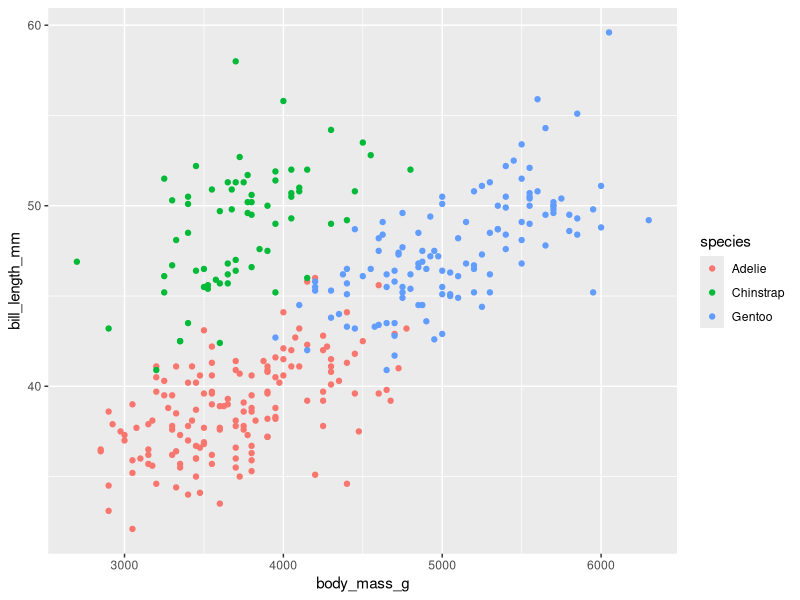
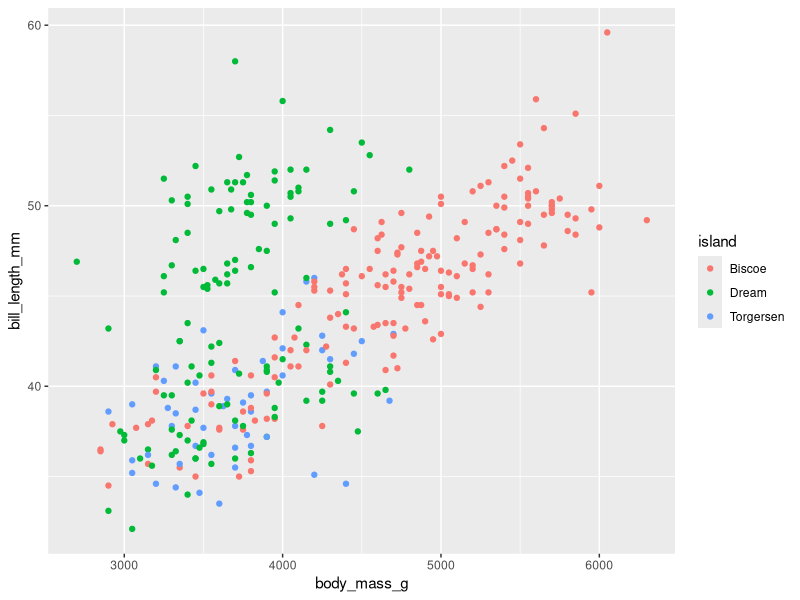
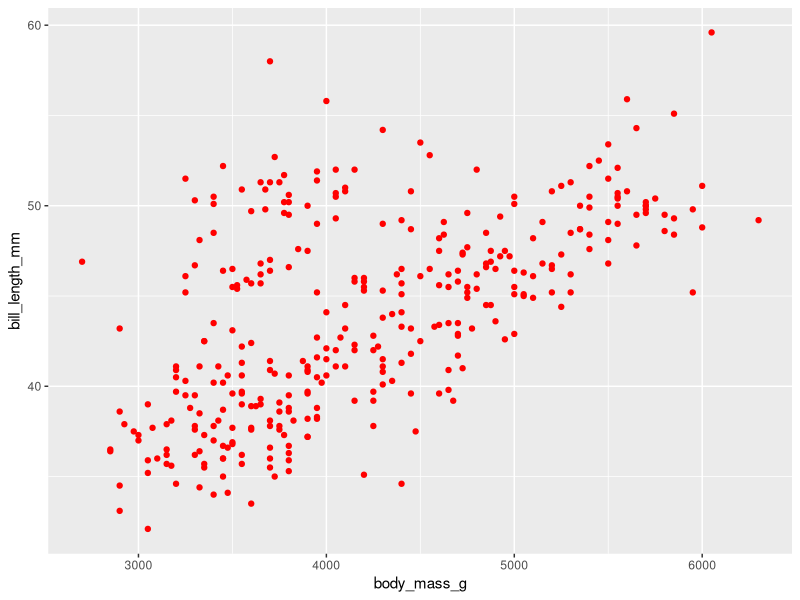
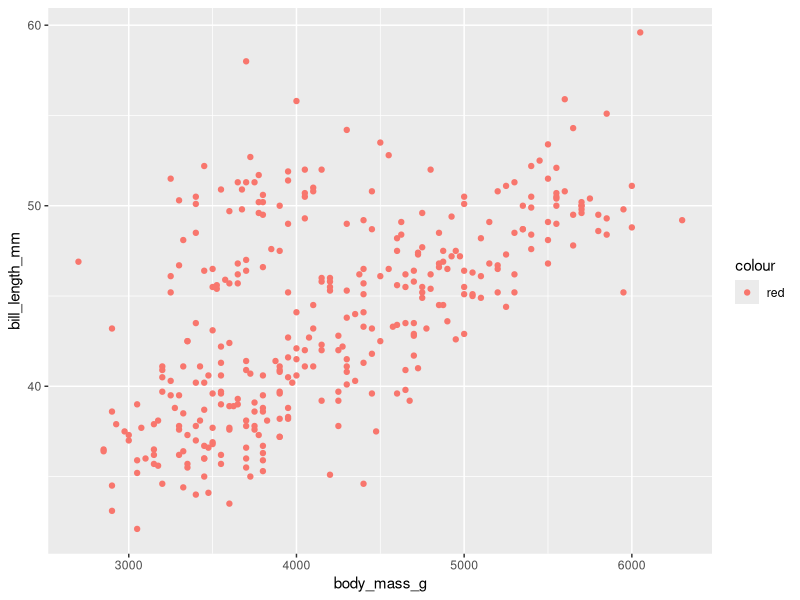

Generate these figures, in order, with R: (Note: this script raises an error after producing the figures.)
## ---- chunk 1
# Load tidyverse - contains ggplot2
library(tidyverse)

# Load Palmer penguins - contains dataset
library(palmerpenguins)
## ---- chunk 2
ggplot(data = penguins,
       aes(x = body_mass_g, y = bill_length_mm)) +
  geom_point(aes(colour = species))
## ---- chunk 3
ggplot(data = penguins,
       aes(x = body_mass_g, y = bill_length_mm)) +
  geom_point(aes(colour = island)) # 'island' is a column from 'penguins'
## ---- chunk 4
ggplot(data = penguins,
       aes(x = body_mass_g, y = bill_length_mm)) +
  geom_point(colour = "red") # Make all points red
## ---- chunk 5
ggplot(data = penguins,
       aes(x = body_mass_g, y = bill_length_mm)) +
  geom_point(aes(colour = "red")) # What is happening here
## ---- chunk 6
ggplot(data = penguins,
       aes(x = body_mass_g, y = bill_length_mm)) +
  geom_point(colour = species) # Why does this cause an error?
## ---- chunk 7
ggplot(data = penguins,
       aes(x = body_mass_g, y = bill_length_mm)) +
  geom_point(aes(size = flipper_length_mm, shape = island)) # What else can we add?
## ---- chunk 8
ggplot(data = penguins,
       # NB: Arguments passed to first aes() apply to all geoms
       aes(x = body_mass_g, y = bill_length_mm, colour = species)) +
  geom_point() +
  geom_smooth(method = "lm")
